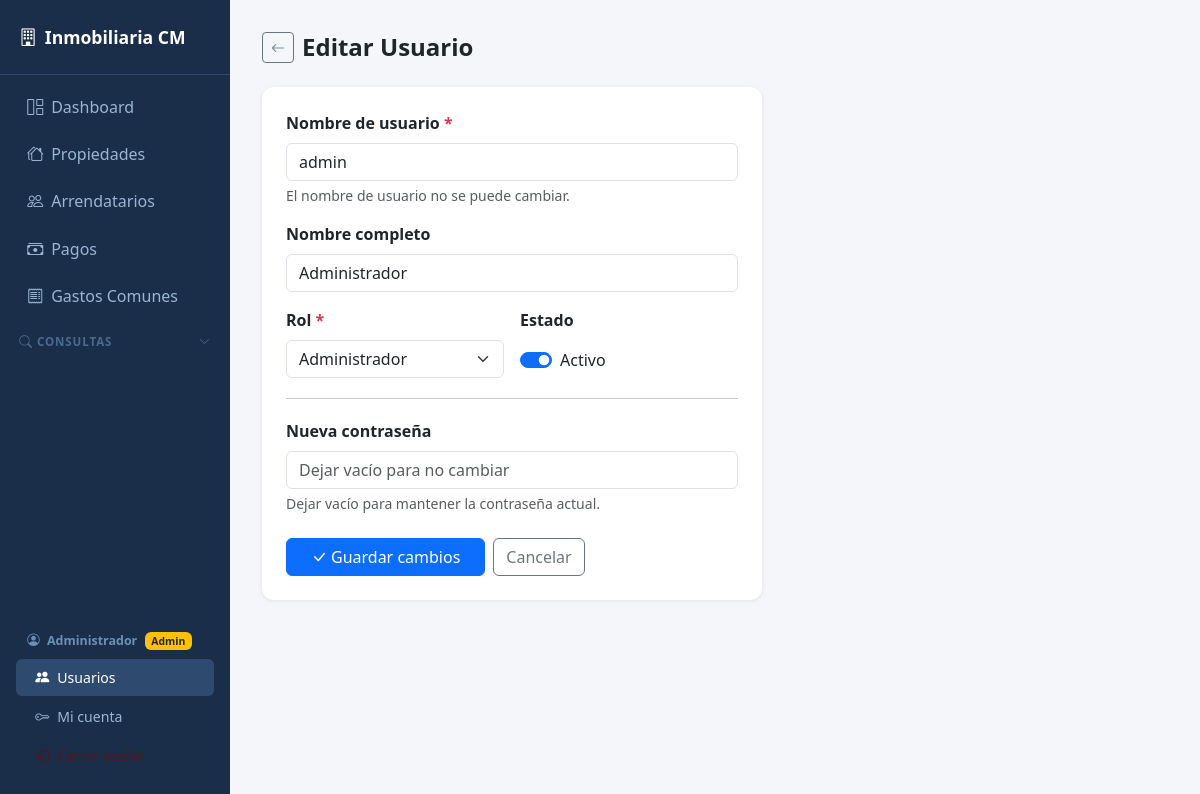
The page /usuarios/1/editar (signed in) on the database its author committed.
### models.py (models this page shows)
class Base(DeclarativeBase):
    pass

class Usuario(Base):
    __tablename__ = "usuarios"
    id_usuario    = Column(Integer, primary_key=True, autoincrement=True)
    username      = Column(String(50), unique=True, nullable=False)
    nombre        = Column(String(100))
    password_hash = Column(String(200), nullable=False)
    rol           = Column(Enum(RolUsuario), default=RolUsuario.USUARIO, nullable=False)
    activo        = Column(Integer, default=1)   # 1=activo, 0=inactivo
    permisos      = Column(Text, default="")     # CSV: "ver_pagos,registrar_pagos,..."

### app.py (the view, shortened to what this page needs)
@app.route("/usuarios/<int:id>/editar", methods=["GET","POST"])
@admin_required
def usuario_editar(id):
    with Session(engine) as s:
        u = s.get(Usuario, id)
        if not u:
            flash("Usuario no encontrado.", "danger")
            return redirect(url_for("usuarios"))
        data = {c.key: getattr(u, c.key) for c in u.__mapper__.columns}
        data["rol_val"] = u.rol.value
    return render_template("form_usuario.html", usuario=data)

### app.py (called while the page is built)
def admin_required(f):
    @functools.wraps(f)
    def decorated(*args, **kwargs):
        if not session.get("id_usuario"):
            return redirect(url_for("login"))
        if session.get("rol") != "admin":
            flash("Acceso restringido a administradores.", "danger")
            return redirect(url_for("dashboard"))
        return f(*args, **kwargs)
    return decorated

def es_admin():
    return session.get("rol") == "admin"

def tiene_permiso(permiso: str) -> bool:
    if session.get("rol") == "admin":
        return True
    permisos = session.get("permisos", "")
    return permiso in permisos.split(",")

@app.context_processor
def inject_globals():
    return {
        "es_admin":       es_admin(),
        "rol_usuario":    session.get("rol", ""),
        "tiene_permiso":  tiene_permiso,
    }

### templates/form_usuario.html (shortened to what this page needs)
{% extends "base.html" %}
{% block content %}
<div class="d-flex align-items-center gap-2 mb-4">
  <a href="/usuarios" class="btn btn-sm btn-outline-secondary"><i class="bi bi-arrow-left"></i></a>
  <h4 class="fw-bold mb-0">{{ "Editar" if usuario else "Nuevo" }} Usuario</h4>
</div>
<div class="card p-4" style="max-width:500px">
  <form method="post">
    <div class="row g-3">
      <div class="col-12">
        <label class="form-label fw-semibold">Nombre de usuario <span class="text-danger">*</span></label>
        <input type="text" name="username" class="form-control"
               value="{{ usuario.username if usuario else '' }}"
               {% if usuario %}readonly{% else %}required{% endif %}
               placeholder="ej: jperez">
        {% if usuario %}<div class="text-muted small mt-1">El nombre de usuario no se puede cambiar.</div>{% endif %}
      </div>
      <div class="col-12">
        <label class="form-label fw-semibold">Nombre completo</label>
        <input type="text" name="nombre" class="form-control"
               value="{{ usuario.nombre if usuario else '' }}"
               placeholder="ej: Juan Pérez">
      </div>
      <div class="col-md-6">
        <label class="form-label fw-semibold">Rol <span class="text-danger">*</span></label>
        <select name="rol" class="form-select" required>
          <option value="admin" {% if usuario and usuario.rol_val=='admin' %}selected{% endif %}>
            Administrador
          </option>
        </select>
      </div>
      {% if usuario %}
      <div class="col-md-6">
        <label class="form-label fw-semibold">Estado</label>
        <div class="form-check form-switch mt-2">
          <input class="form-check-input" type="checkbox" name="activo" value="1"
                 {% if usuario.activo %}checked{% endif %}>
          <label class="form-check-label">Activo</label>
        </div>
      </div>
      {% endif %}
      <div class="col-12"><hr class="my-1"></div>
      <div class="col-12">
        <label class="form-label fw-semibold">
          {{ "Nueva contraseña" if usuario else "Contraseña" }}
        </label>
        <input type="password" name="{{ 'nueva_password' if usuario else 'password' }}"
               class="form-control"
               placeholder="{{ 'Dejar vacío para no cambiar' if usuario else 'Mínimo 4 caracteres' }}">
        {% if usuario %}
        <div class="text-muted small mt-1">Dejar vacío para mantener la contraseña actual.</div>
        {% endif %}
      </div>
      <div class="col-12 d-flex gap-2 pt-2">
        <button type="submit" class="btn btn-primary px-4">
          <i class="bi bi-check-lg me-1"></i>{{ "Guardar cambios" if usuario else "Crear usuario" }}
        </button>
        <a href="/usuarios" class="btn btn-outline-secondary">Cancelar</a>
      </div>
    </div>
  </form>
</div>
{% endblock %}

### templates/base.html (shortened to what this page needs)
<!DOCTYPE html>
<html lang="es">
<head>
  <link href="https://cdn.jsdelivr.net/npm/bootstrap@5.3.3/dist/css/bootstrap.min.css" rel="stylesheet">
  <link href="https://cdn.jsdelivr.net/npm/bootstrap-icons@1.11.3/font/bootstrap-icons.css" rel="stylesheet">
</head>
<body>
<div class="sidebar">
  <div class="brand"><i class="bi bi-building me-2"></i>Inmobiliaria CM</div>
  <nav class="nav flex-column mt-2">
    <a class="nav-link {% if request.endpoint=='dashboard' %}active{% endif %}" href="/">
      <i class="bi bi-grid-1x2"></i> Dashboard
    </a>
    {% if tiene_permiso('ver_propiedades') %}
    <a class="nav-link {% if request.endpoint=='propiedades' %}active{% endif %}" href="/propiedades">
      <i class="bi bi-houses"></i> Propiedades
    </a>
    {% endif %}
    {% if tiene_permiso('ver_arrendatarios') %}
    <a class="nav-link {% if request.endpoint=='arrendatarios' %}active{% endif %}" href="/arrendatarios">
      <i class="bi bi-people"></i> Arrendatarios
    </a>
    {% endif %}
    {% if tiene_permiso('ver_pagos') %}
    <a class="nav-link {% if request.endpoint=='pagos' %}active{% endif %}" href="/pagos">
      <i class="bi bi-cash-stack"></i> Pagos
    </a>
    {% endif %}
    {% if tiene_permiso('ver_gastos') %}
    <a class="nav-link {% if request.endpoint in ['gastos','gasto_nuevo','gasto_editar','items_gasto','item_gasto_nuevo'] %}active{% endif %}"
       href="/gastos">
      <i class="bi bi-receipt"></i> Gastos Comunes
    </a>
    {% endif %}
    {% if tiene_permiso('ver_consultas') or tiene_permiso('ver_prorrateo') %}
    {% set consultas_active = request.endpoint in ['consulta_pagos_mes','consulta_pagos_año','consulta_ingresos_mes','consulta_propiedades_arrendatario','consulta_sin_pago_mes','prorrateo_gastos','consulta_metricas'] %}
    <a data-bs-toggle="collapse" href="#nav-consultas"
       aria-expanded="{{ 'true' if consultas_active else 'false' }}"
       style="color:#4a6a8e;font-size:.72rem;font-weight:700;letter-spacing:.08em;
              padding:.8rem 1.2rem .3rem;text-transform:uppercase;text-decoration:none;
              display:flex;align-items:center;justify-content:space-between;cursor:pointer">
      <span><i class="bi bi-search me-1" style="font-size:.8rem"></i>Consultas</span>
      <i class="bi bi-chevron-down" style="font-size:.7rem;transition:transform .2s"
         id="chevron-consultas"></i>
    </a>
    {% endif %}
  </nav>
  <div style="position:absolute;bottom:1.5rem;left:0;right:0;padding:0 8px">
    <div style="padding:.4rem 1.2rem;color:#6a90b8;font-size:.78rem">
      <i class="bi bi-person-circle me-1"></i>
      <strong>{{ session.get('nombre','') }}</strong>
      <span class="badge ms-1 {{ 'bg-warning text-dark' if es_admin else 'bg-secondary' }}" style="font-size:.65rem">
        {{ 'Admin' if es_admin else 'Usuario' }}
      </span>
    </div>
    {% if es_admin %}
    <a href="/usuarios"
       class="nav-link {% if request.endpoint in ['usuarios','usuario_nuevo','usuario_editar','usuario_permisos'] %}active{% endif %}"
       style="border-radius:6px;padding:.5rem 1.2rem;font-size:.88rem">
      <i class="bi bi-people-fill"></i> Usuarios
    </a>
    {% endif %}
    <a href="/mi-cuenta"
       class="nav-link {% if request.endpoint=='mi_cuenta' %}active{% endif %}"
       style="border-radius:6px;padding:.5rem 1.2rem;font-size:.88rem">
      <i class="bi bi-key"></i> Mi cuenta
    </a>
    <a href="/logout" class="nav-link text-danger-emphasis"
       style="border-radius:6px;padding:.5rem 1.2rem;font-size:.88rem"
       onclick="return confirm('¿Cerrar sesión?')">
      <i class="bi bi-box-arrow-left"></i> Cerrar sesión
    </a>
  </div>
</div>
<div class="main">
  {% block content %}{% endblock %}
</div>
</body>
</html>

### templates/base.html (style rules this page uses)
body { background: #f4f6f9; font-family: 'Segoe UI', sans-serif; }
.sidebar { width: 230px; min-height: 100vh; background: #1a2e4a; position: fixed; top: 0; left: 0; padding-top: 1.5rem; }
.sidebar .brand { color: #fff; font-size: 1.1rem; font-weight: 700; padding: 0 1.2rem 1.5rem; border-bottom: 1px solid #2e4a6e; }
.sidebar .nav-link { color: #9bb5d4; padding: .6rem 1.2rem; border-radius: 6px; margin: 2px 8px; display: flex; align-items: center; gap: .5rem; }
.sidebar .nav-link:hover, .sidebar .nav-link.active { background: #2e4a6e; color: #fff; }
.main { margin-left: 230px; padding: 2rem; }
.card { border: none; border-radius: 12px; box-shadow: 0 1px 4px rgba(0,0,0,.08); }

### rows shown on the page
Usuario: get "Administrador", username "admin", nombre "Administrador"

### other values the page prints
{{ 'Admin' if es_admin else 'Usuario' }} "Admin"
{{ "Editar" if usuario else "Nuevo" }} "Editar"
{{ "Nueva contraseña" if usuario else "Contraseña" }} "Nueva contraseña"
{{ "Guardar cambios" if usuario else "Crear usuario" }} "Guardar cambios"
